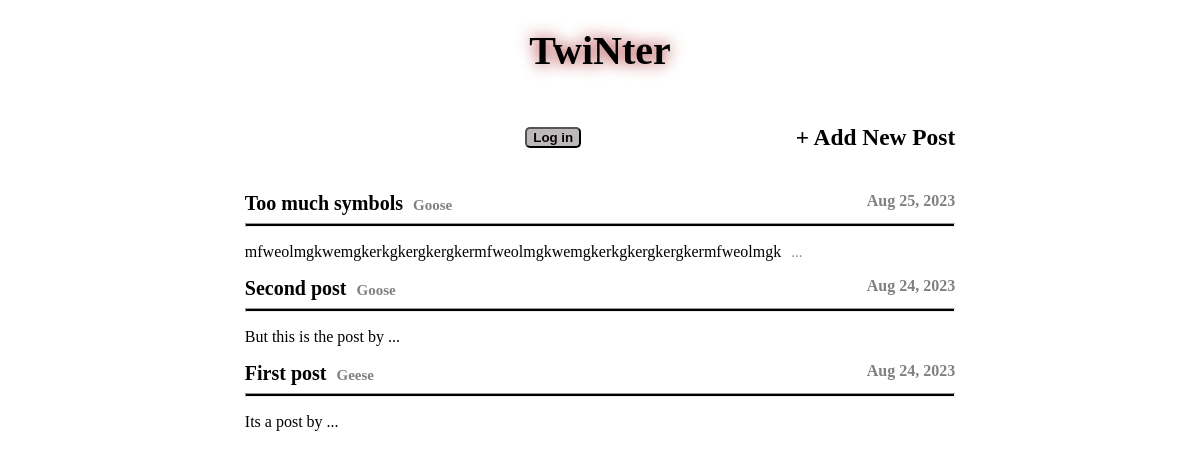
/blog, run on an earlier commit of the app's database.
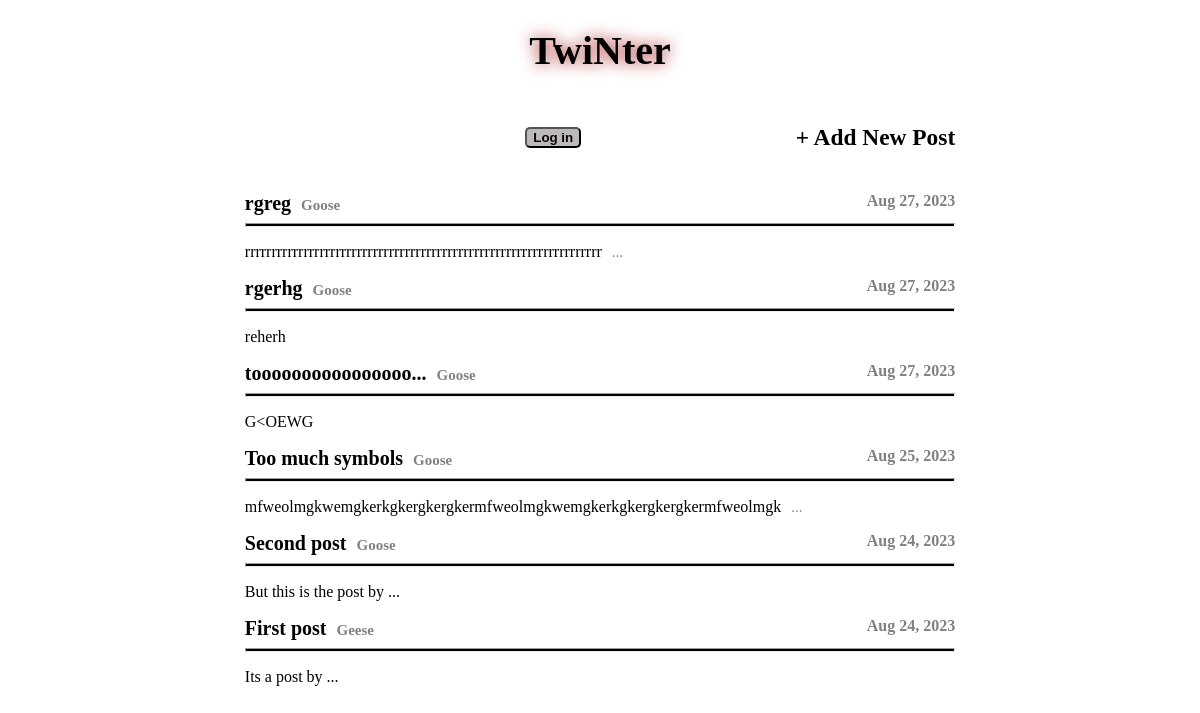
And on a later commit of the database.
### index.py (models this page shows)
class Post(db.Model):
    id = db.Column(db.Integer, primary_key = True)
    subject = db.Column(db.String(100), unique = True)
    content = db.Column(db.Text, unique = True)
    user_id = db.Column(db.Integer, unique = False)
    created = db.Column(db.DateTime, default = datetime.utcnow)

### index.py (the view, shortened to what this page needs)
@app.route("/blog")
def main_page():
    t = jinja_env.get_template("blog.html")
    posts = Post.query.order_by(Post.created.desc()).all()
    post_id = []
    if len(posts) > 10:
        posts = posts[0:10]
    logging = "Log in"
    return t.render(posts=posts, logging=logging)

### templates/blog.html (shortened to what this page needs)
<!DOCTYPE html>
<html lang="en">
<head>
</head>
<body>
    <a href="/blog"><h1>TwiNter</h1>
    <div class="userAndPost">
        <h4>{{ name_of_the_user }} <a href="/logout"><input type="submit" value="{{ logging }}" style="background-color: rgb(187, 185, 185); color: rgb(11, 1, 1);border-radius: 5px; cursor: pointer; font-weight: 600; margin-left: 5px; position: absolute;"></a></h4>
        <a href="/blog/newpost"><h3>+ Add New Post</h3></a>
    </div>
    <br>
    {% for post in posts %}
        <div class="post">
            {% if post.subject|length < 17 %}
                <div class="subjectAndDate"><a href="{{'/blog/' ~ post.id }}">{{ post.subject }}<t>{{ post.user_id }}</t></a>
                    <div class="date">{{ post.created.date().strftime("%b %d, %Y") }}</div>
                </div>
            {% else %}
                <div class="subjectAndDate"><a href="{{'/blog/' ~ post.id }}">{{ post.subject[0:17] + "..."}}<t>{{ post.user_id }}</t></a>
                    <div class="date">{{ post.created.date().strftime("%b %d, %Y") }}</div>
                </div>
            {% endif %}
            <hr>
            {% if post.content|length < 68 %}
                <p style="white-space: pre-wrap; word-wrap: break-word;">{{ post.content }}</p>
            {% else %}
                <p style="white-space: pre-wrap; word-wrap: break-word;">{{ post.content[0:67] }}<t>...</t></p>
            {% endif %}
        </div>
    {% endfor %}
</body>
</html>

What changed in the data, as far as the page shows it:
added Post: subject "rgreg", user_id "Goose", created "Aug 27, 2023", content "rrrrrrrrrrrrrrrrrrrrrrrrrrrrrrrrrrrrrrrrrrrrrrrrrrrrrrrrrrrrrrrrrrr"
added Post: subject "rgerhg", user_id "Goose", created "Aug 27, 2023", content "reherh"
added Post: subject "toooooooooooooooo...", user_id "Goose", created "Aug 27, 2023", content "G<OEWG"
